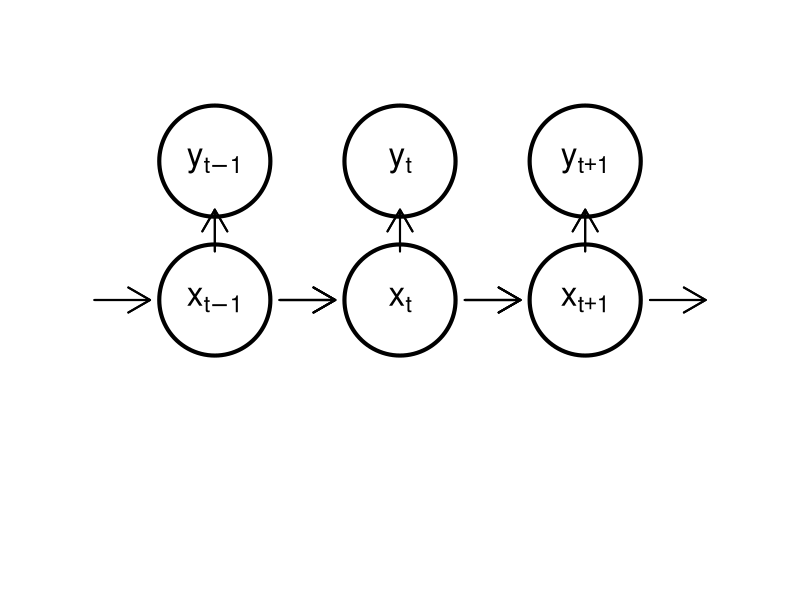
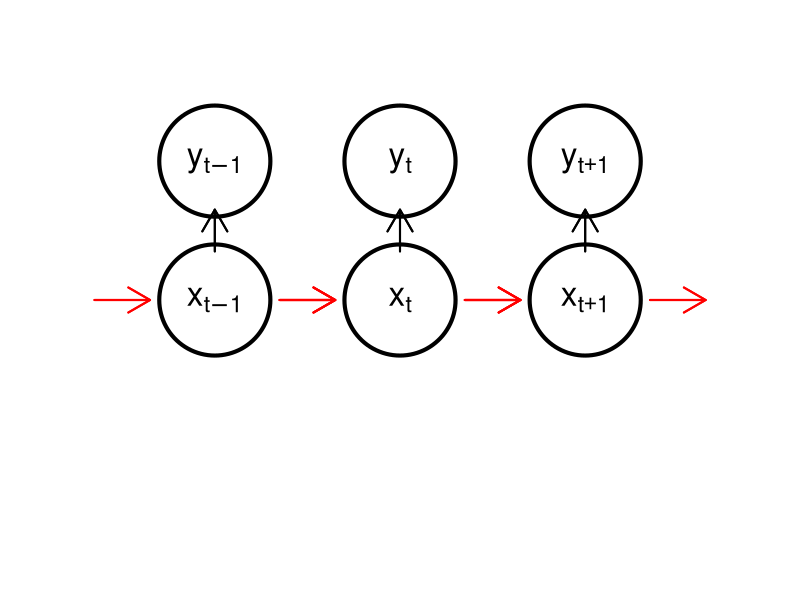
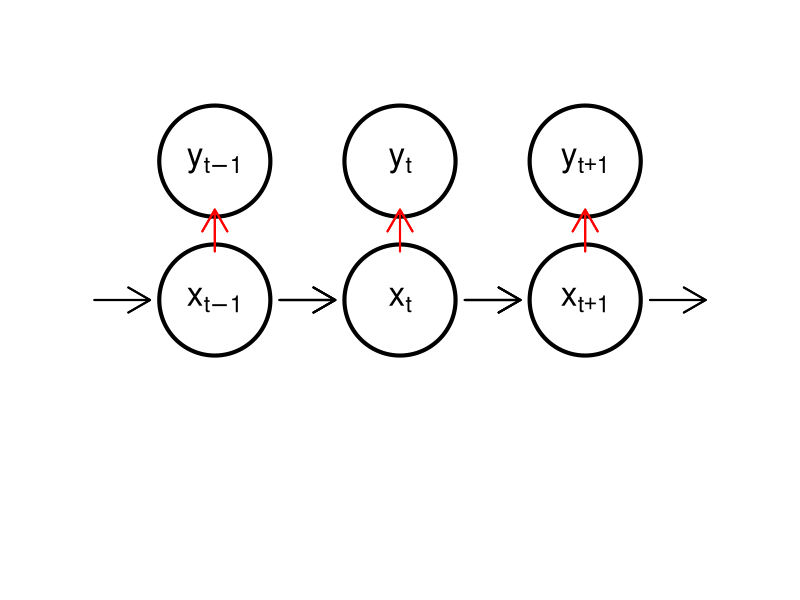
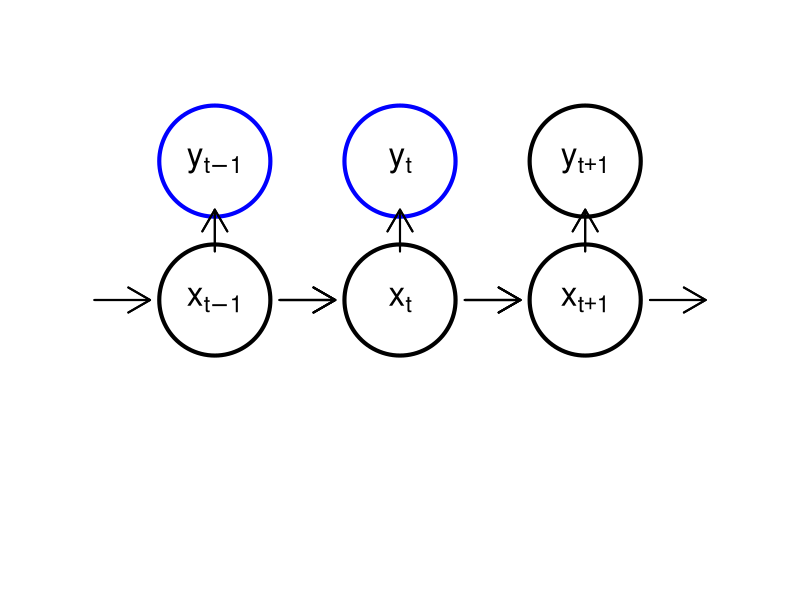
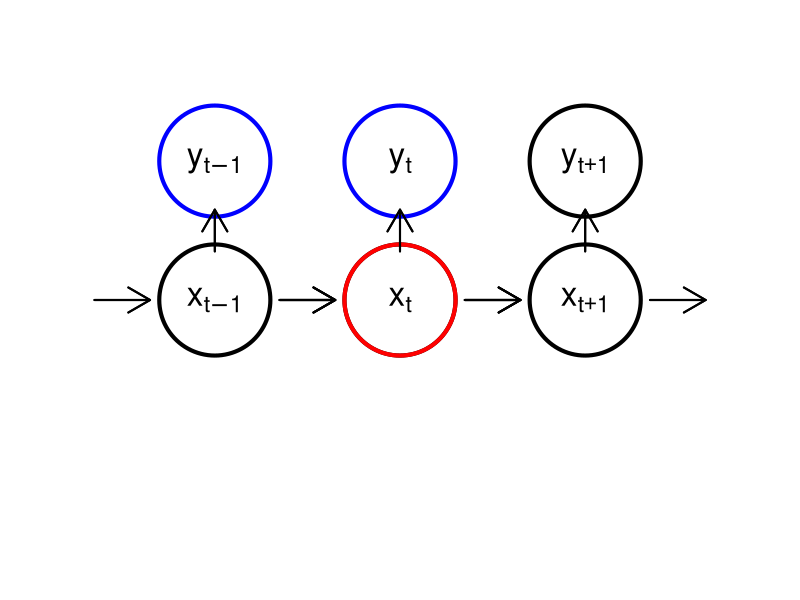
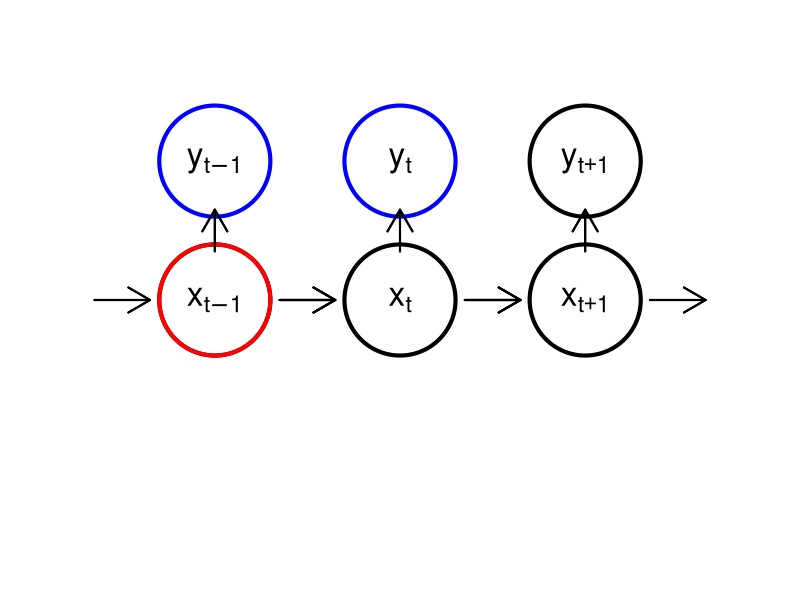
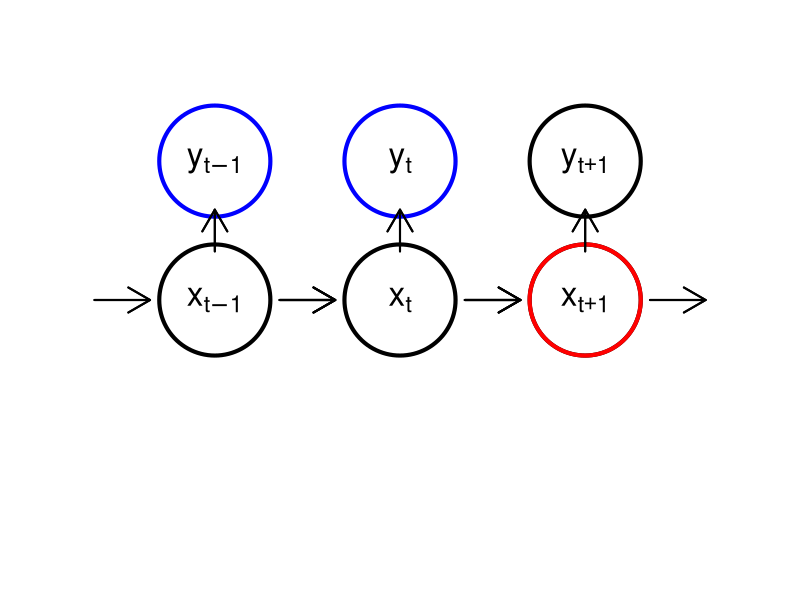

The R script that drew these images, in order: (Note: this script raises an error after producing the figures.)
setwd("figs/")

library(plotrix)
pdf("stateSpaceModel-0.pdf")
par(mar=rep(0,4))
plot(0,0, axes=F, xlim=c(0,4), ylim=c(-1,3), type='n', xlab='', ylab='')
xs <- c(1,2,3,1,2,3)
ys <- c(1,1,1,2,2,2)
lbls <- expression(theta[t-1],theta[t],theta[t+1],y[t-1],y[t],y[t+1])
for (i in 1:6) { draw.circle(xs[i],ys[i], 0.3,lwd=4) }
text(1, 1, expression(x[t-1]), cex=2)
text(2, 1, expression(x[t]), cex=2)
text(3, 1, expression(x[t+1]), cex=2)
text(1, 2, expression(y[t-1]), cex=2)
text(2, 2, expression(y[t]), cex=2)
text(3, 2, expression(y[t+1]), cex=2)
arrows(xs-0.15-.5,1,xs+0.15-.5,1, lwd=2)
arrows(xs-0.15+.5,1,xs+0.15+.5,1, lwd=2)
arrows(xs,1+0.35,xs,2-0.35, lwd=2)
dev.off()

pdf("stateSpaceModel-1.pdf")
par(mar=rep(0,4))
plot(0,0, axes=F, xlim=c(0,4), ylim=c(-1,3), type='n', xlab='', ylab='')
xs <- c(1,2,3,1,2,3)
ys <- c(1,1,1,2,2,2)
lbls <- expression(theta[t-1],theta[t],theta[t+1],y[t-1],y[t],y[t+1])
for (i in 1:6) { draw.circle(xs[i],ys[i], 0.3,lwd=4) }
text(1, 1, expression(x[t-1]), cex=2)
text(2, 1, expression(x[t]), cex=2)
text(3, 1, expression(x[t+1]), cex=2)
text(1, 2, expression(y[t-1]), cex=2)
text(2, 2, expression(y[t]), cex=2)
text(3, 2, expression(y[t+1]), cex=2)
arrows(xs-0.15-.5,1,xs+0.15-.5,1, lwd=2, col='red')
arrows(xs-0.15+.5,1,xs+0.15+.5,1, lwd=2, col='red')
arrows(xs,1+0.35,xs,2-0.35, lwd=2)
dev.off()

pdf("stateSpaceModel-2.pdf")
par(mar=rep(0,4))
plot(0,0, axes=F, xlim=c(0,4), ylim=c(-1,3), type='n', xlab='', ylab='')
xs <- c(1,2,3,1,2,3)
ys <- c(1,1,1,2,2,2)
lbls <- expression(theta[t-1],theta[t],theta[t+1],y[t-1],y[t],y[t+1])
for (i in 1:6) { draw.circle(xs[i],ys[i], 0.3,lwd=4) }
text(1, 1, expression(x[t-1]), cex=2)
text(2, 1, expression(x[t]), cex=2)
text(3, 1, expression(x[t+1]), cex=2)
text(1, 2, expression(y[t-1]), cex=2)
text(2, 2, expression(y[t]), cex=2)
text(3, 2, expression(y[t+1]), cex=2)
arrows(xs-0.15-.5,1,xs+0.15-.5,1, lwd=2)
arrows(xs-0.15+.5,1,xs+0.15+.5,1, lwd=2)
arrows(xs,1+0.35,xs,2-0.35, lwd=2, col='red')
dev.off()

#########################################################

pdf("ssm-0.pdf")
par(mar=rep(0,4))
plot(0,0, axes=F, xlim=c(0,4), ylim=c(-1,3), type='n', xlab='', ylab='')
xs <- c(1,2,3,1,2,3)
ys <- c(1,1,1,2,2,2)
lbls <- expression(theta[t-1],theta[t],theta[t+1],y[t-1],y[t],y[t+1])
for (i in 1:6) { 
  draw.circle(xs[i],ys[i], 0.3,lwd=4, 
  border=ifelse(any(i==c(4,5)), "blue","black" ))
}
text(1, 1, expression(x[t-1]), cex=2)
text(2, 1, expression(x[t]), cex=2)
text(3, 1, expression(x[t+1]), cex=2)
text(1, 2, expression(y[t-1]), cex=2)
text(2, 2, expression(y[t]), cex=2)
text(3, 2, expression(y[t+1]), cex=2)
arrows(xs-0.15-.5,1,xs+0.15-.5,1, lwd=2)
arrows(xs-0.15+.5,1,xs+0.15+.5,1, lwd=2)
arrows(xs,1+0.35,xs,2-0.35, lwd=2)
dev.off()

pdf("ssm-1.pdf")
par(mar=rep(0,4))
plot(0,0, axes=F, xlim=c(0,4), ylim=c(-1,3), type='n', xlab='', ylab='')
xs <- c(1,2,3,1,2,3)
ys <- c(1,1,1,2,2,2)
lbls <- expression(theta[t-1],theta[t],theta[t+1],y[t-1],y[t],y[t+1])
for (i in 1:6) { 
  draw.circle(xs[i],ys[i], 0.3,lwd=4, 
  border=ifelse(any(i==c(4,5)), "blue","black" ))
}
draw.circle(2,1, 0.3, lwd=4, border="red")
text(1, 1, expression(x[t-1]), cex=2)
text(2, 1, expression(x[t]), cex=2)
text(3, 1, expression(x[t+1]), cex=2)
text(1, 2, expression(y[t-1]), cex=2)
text(2, 2, expression(y[t]), cex=2)
text(3, 2, expression(y[t+1]), cex=2)
arrows(xs-0.15-.5,1,xs+0.15-.5,1, lwd=2)
arrows(xs-0.15+.5,1,xs+0.15+.5,1, lwd=2)
arrows(xs,1+0.35,xs,2-0.35, lwd=2)
dev.off()

pdf("ssm-2.pdf")
par(mar=rep(0,4))
plot(0,0, axes=F, xlim=c(0,4), ylim=c(-1,3), type='n', xlab='', ylab='')
xs <- c(1,2,3,1,2,3)
ys <- c(1,1,1,2,2,2)
lbls <- expression(theta[t-1],theta[t],theta[t+1],y[t-1],y[t],y[t+1])
for (i in 1:6) { 
  draw.circle(xs[i],ys[i], 0.3,lwd=4, 
  border=ifelse(any(i==c(4,5)), "blue","black" ))
}
draw.circle(1,1, 0.3, lwd=4, border="red")
text(1, 1, expression(x[t-1]), cex=2)
text(2, 1, expression(x[t]), cex=2)
text(3, 1, expression(x[t+1]), cex=2)
text(1, 2, expression(y[t-1]), cex=2)
text(2, 2, expression(y[t]), cex=2)
text(3, 2, expression(y[t+1]), cex=2)
arrows(xs-0.15-.5,1,xs+0.15-.5,1, lwd=2)
arrows(xs-0.15+.5,1,xs+0.15+.5,1, lwd=2)
arrows(xs,1+0.35,xs,2-0.35, lwd=2)
dev.off()


pdf("ssm-3.pdf")
par(mar=rep(0,4))
plot(0,0, axes=F, xlim=c(0,4), ylim=c(-1,3), type='n', xlab='', ylab='')
xs <- c(1,2,3,1,2,3)
ys <- c(1,1,1,2,2,2)
lbls <- expression(theta[t-1],theta[t],theta[t+1],y[t-1],y[t],y[t+1])
for (i in 1:6) { 
  draw.circle(xs[i],ys[i], 0.3,lwd=4, 
  border=ifelse(any(i==c(4,5)), "blue","black" ))
}
draw.circle(3,1, 0.3, lwd=4, border="red")
text(1, 1, expression(x[t-1]), cex=2)
text(2, 1, expression(x[t]), cex=2)
text(3, 1, expression(x[t+1]), cex=2)
text(1, 2, expression(y[t-1]), cex=2)
text(2, 2, expression(y[t]), cex=2)
text(3, 2, expression(y[t+1]), cex=2)
arrows(xs-0.15-.5,1,xs+0.15-.5,1, lwd=2)
arrows(xs-0.15+.5,1,xs+0.15+.5,1, lwd=2)
arrows(xs,1+0.35,xs,2-0.35, lwd=2)
dev.off()

###################### Kalman filter ##############################3

mn <- lKalmanFilter$vdPosteriorMean
sd <- sqrt(lKalmanFilter$vdPosteriorVariance)

plot(0,0,type='n',main='',xlab='t',ylab=expression(x[t]),xlim=c(0,10),
  ylim=range(adY))
points(0,mn[1],pch=23,bg='red',col=NA)
points(0,mn[1]-2*sd[1],pch=23,bg='red',col=NA)
points(0,mn[1]+2*sd[1],pch=23,bg='red',col=NA)
legend("topright",inset=0.01, c("Data","Mean","95% Interval"), 
       pch=c(23,NA,NA), lty=c(NA,2,1),pt.bg=c("green","red","red"), 
       col=c("green","red","red"), lwd=2)
dev.copy2pdf(file="kf-0.pdf")   
for (i in 1:10) {
  points(i,adY[i+1],pch=23,bg='green',col=NA) 
  segments(i-1,mn[i],i,mn[i+1],col='red', lty=2, lwd=2)
  segments(i-1,mn[i]-2*sd[i],i,mn[i+1]-2*sd[i+1],col='red', lwd=2)
  segments(i-1,mn[i]+2*sd[i],i,mn[i+1]+2*sd[i+1],col='red', lwd=2)
  dev.copy2pdf(file=paste("kf-",i,".pdf",sep=''))
}


########################## MC #####################################
set.seed(1)
xs <- rnorm(1e4)
bks <- seq(min(xs), max(xs), length.out=100)
pdf("mc.pdf",width=10)
par(mfrow=c(1,3))
hist(xs[1:100], bks, freq=F, main='n=100', xlab='', ylab='',
     xlim=c(-3,3), ylim=c(0,0.5), col='blue', border=NA, cex.main=1.5)
curve(dnorm(x), -3, 3, add=T, col='red', lwd=4)
hist(xs[1:1e3], bks, freq=F, main='n=1,000', xlab='', ylab='',
     xlim=c(-3,3), ylim=c(0,0.5), col='blue', border=NA, cex.main=1.5)
curve(dnorm(x), -3, 3, add=T, col='red', lwd=4)
hist(xs[1:1e4], bks, freq=F, main='n=10,000', xlab='', ylab='',
     xlim=c(-3,3), ylim=c(0,0.5), col='blue', border=NA, cex.main=1.5)
curve(dnorm(x), -3, 3, add=T, col='red', lwd=4)
dev.off()

set.seed(1)
y <- rnorm(1e5)
cs <- (cumsum(y>1)/(1:1e5))[10^(1:5)]
pdf("mc-tail.pdf")
plot(1:5,cs,log='x', type='b', cex=1.5, cex.lab=1.5, cex.axis=1.5,
     xlab='Log_10 of number of samples', ylab='P(Z>1)', lwd=2)
abline(h=1-pnorm(1),col='red', lwd=2)
dev.off()


########################## IS $$$$$$$$$$$$$$$$$$$$$$$$$$$$$$$$$$$$
set.seed(1)
xs <- rcauchy(1e4)
pdf("is.pdf",width=10)
par(mfrow=c(1,3), mar=c(2,2,0,2)+.1)
curve(dnorm(x), -5, 5, ylim=c(0,2), lwd=2, ylab='', xlab='')
curve(dcauchy(x), -5, 5, col='red', add=T, lwd=2)
curve(dnorm(x)/dcauchy(x), -5, 5, col='blue', add=T, lwd=2)
legend("topright", inset=0.01, lwd=2, col=c("black","red","blue"),cex=1.5,
       c("N(x;0,1) density", "C(x;0,1) density", "N(x;0,1)/C(x;0,1)"))

curve(dunif(x,-1,1), -5, 5, ylim=c(0,2), lwd=2, ylab='', xlab='')
curve(dnorm(x), -5, 5, col='red', add=T, lwd=2)
curve(dunif(x,-1,1)/dnorm(x), -5, 5, col='blue', add=T, lwd=2)
legend("topright", inset=0.01, lwd=2, col=c("black","red","blue"),cex=1.5,
       c("U(x;-1,1) density", "N(x;0,1) density", "U(x;-1,1)/N(x;0,1)"))

curve(dnorm(x), -5, 5, ylim=c(0,2), lwd=2, col='red', ylab='', xlab='')
curve(dcauchy(x), -5, 5, add=T, lwd=2)
curve(dcauchy(x)/dnorm(x), -5, 5, col='blue', add=T, lwd=2)
legend("topright", inset=0.01, lwd=2, col=c("black","red","blue"), cex=1.5,
       c("C(x;0,1) density", "N(x;0,1) density", "C(x;0,1)/N(x;0,1)"))
dev.off()

set.seed(1)
n <- 20
xs <- rnorm(n)
ws <- dt(xs,2)/dnorm(xs,0,0.5)
ex <- numeric(n)
for (i in 1:n) {
  ex[i] <- sum(xs[1:i]*ws[1:i]/sum(ws[1:i]))
}
ws <- ws/sum(ws)

pdf("is-0.pdf")
plot(0,0, xlim=c(0,n), ylim=c(-3,3), xlab='i', ylab='E[X]', type='n')
legend("topright",inset=.01,c(expression(x_i),"E[X]","weights"), pch=c(22,21,19))
dev.off()
for (i in 1:n) {
  pdf(paste("is-",i,".pdf",sep=''))
  plot(0,0, xlim=c(0,n), ylim=c(-3,3), xlab='', ylab='', type='n', axes=F)
  points(i, xs[i], pch=22)
  points(i, ex[i])
  points(i, 6*ws[i]-3,pch=19)
  #segments(i,-3,i,6*ws[i]-3)
  dev.off()
}

set.seed(2)
y <- rexp(1e5)+4.5
pdf.y <- function(y) { dexp(y-4.5) }
cs <- (cumsum(dnorm(y)/pdf.y(y))/(1:1e5))[10^(1:5)]
pdf("is-tail.pdf")
plot(1:5,cs*10^6,log='x', type='b', cex=1.5, cex.lab=1.5, cex.axis=1.5,
     xlab='Log_10 of number of samples', ylab='P(Z>4.5) [x10^-6]', lwd=2)
abline(h=10^6*(1-pnorm(4.5)),col='red', lwd=2)
dev.off()

######################### Multinomial resampling ###########################
set.seed(1)
n <- 10
a <- runif(n)
a <- a/sum(a)
b <- cumsum(a)
plot(1:n, b, ylim=c(0,1), xlim=c(0,10), type='n', cex.lab=1.5, cex.axis=1.5,
     xlab='Index', ylab='Cumulative sum of weights')
segments(1:10,c(0,b[-n]),1:10,b, lwd=2)
u <- runif(n)
ind <- numeric(n)
for (i in 1:n) {
  ind[i] <- sum(u[i]>b)+1
}
dev.copy2pdf(file="mult-0.pdf")

#plot(1:n, b, ylim=c(0,1), xlim=c(0,10), type='n', axes=F, xlab='', ylab='')
points(rep(0,n), u, col='red', pch=19)
dev.copy2pdf(file="mult-1.pdf")

#plot(1:n, b, ylim=c(0,1), xlim=c(0,10), type='n', axes=F, xlab='', ylab='')
segments(0, u, ind, u, col='red')
dev.copy2pdf(file="mult-2.pdf")

########################### Residual resampling #####################
set.seed(1)
n <- 10
a <- runif(n)
a <- a/sum(a)
b <- cumsum(a)
plot(1:n, b, ylim=c(0,1), xlim=c(0,10), type='n', cex.lab=1.5, cex.axis=1.5,
     xlab='Index', ylab='Cumulative sum of weights')
segments(0.1+(1:10),c(0,b[-n]),0.1+(1:10),b, lwd=2)
u <- runif(3)
ind <- numeric(3)
for (i in 1:3) {
  ind[i] <- sum(u[i]>b)+1
}
dev.copy2pdf(file="resi-0.pdf")

a <- n*a-floor(n*a)
a <- a/sum(a)
b <- cumsum(a)
#plot(0, 0, ylim=c(0,1), xlim=c(0,10), type='n', axes=F, xlab='', ylab='')
segments(1:10,c(0,b[-n]),1:10,b, lwd=2, col='blue')
u <- runif(3)
ind <- numeric(3)
for (i in 1:3) {
  ind[i] <- sum(u[i]>b)+1
}
dev.copy2pdf(file="resi-1.pdf")

#plot(1:n, b, ylim=c(0,1), xlim=c(0,10), type='n', axes=F, xlab='', ylab='')
points(rep(0,3), u, col='red', pch=19)
dev.copy2pdf(file="resi-2.pdf")

#plot(1:n, b, ylim=c(0,1), xlim=c(0,10), type='n', axes=F, xlab='', ylab='')
segments(0, u, ind, u, col='red')
dev.copy2pdf(file="resi-3.pdf")

########################### Stratified resampling #####################
set.seed(1)
n <- 10
a <- runif(n)
a <- a/sum(a)
b <- cumsum(a)
plot(1:n, b, ylim=c(0,1), xlim=c(0,10), type='n', cex.lab=1.5, cex.axis=1.5,
     xlab='Index', ylab='Cumulative sum of weights')
segments(1:n,c(0,b[-n]),1:n,b, lwd=2)
u <- runif(n,((1:n)-1)/n,(1:n)/n)
ind <- numeric(n)
for (i in 1:n) {
  ind[i] <- sum(u[i]>b)+1
}
dev.copy2pdf(file="strat-0.pdf")

#plot(1:n, b, ylim=c(0,1), xlim=c(0,10), type='n', axes=F, xlab='', ylab='')
points(rep(0,n), u, col='red', pch=19)
dev.copy2pdf(file="strat-1.pdf")

#plot(1:n, b, ylim=c(0,1), xlim=c(0,10), type='n', axes=F, xlab='', ylab='')
segments(0, u, ind, u, col='red')
dev.copy2pdf(file="strat-2.pdf")


########################### Systematic resampling #####################
set.seed(1)
n <- 10
a <- runif(n)
a <- a/sum(a)
b <- cumsum(a)
plot(1:n, b, ylim=c(0,1), xlim=c(0,10), type='n', cex.lab=1.5, cex.axis=1.5,
     xlab='Index', ylab='Cumulative sum of weights')
segments(1:n,c(0,b[-n]),1:n,b, lwd=2)
u <- runif(1)/n 
for (i in 2:n) u[i]<-u[i-1]+1/n
ind <- numeric(n)
for (i in 1:n) {
  ind[i] <- sum(u[i]>b)+1
}
dev.copy2pdf(file="syst-0.pdf")

#plot(1:n, b, ylim=c(0,1), xlim=c(0,10), type='n', axes=F, xlab='', ylab='')
points(rep(0,n), u, col='red', pch=19)
dev.copy2pdf(file="syst-1.pdf")

#plot(1:n, b, ylim=c(0,1), xlim=c(0,10), type='n', axes=F, xlab='', ylab='')
segments(0, u, ind, u, col='red')
dev.copy2pdf(file="syst-2.pdf")

######################### add variance ############################
set.seed(1)
n <- 10
a <- rep(1,n)/n
b <- cumsum(a)


plot(1:n, b, ylim=c(0,1), xlim=c(0,10), type='n', cex.lab=1.5, cex.axis=1.5,
     xlab='Index', ylab='Cumulative sum of weights')
segments(1:10,c(0,b[-n]),1:10,b, lwd=2)
u <- runif(n)
ind <- numeric(n)
for (i in 1:n) {
  ind[i] <- sum(u[i]>b)+1
}
dev.copy2pdf(file="addvar-0.pdf")

#plot(1:n, b, ylim=c(0,1), xlim=c(0,10), type='n', axes=F, xlab='', ylab='')
points(rep(0,n), u, col='red', pch=19)
dev.copy2pdf(file="addvar-1.pdf")

#plot(1:n, b, ylim=c(0,1), xlim=c(0,10), type='n', axes=F, xlab='', ylab='')
segments(0, u, ind, u, col='red')
dev.copy2pdf(file="addvar-2.pdf")

####################### ESS ############################3
ess <- function(w) return(1/sum(w^2))

n <- 100
a <- rep(1,n)/n

plot(0, 0, ylim=c(0,n), xlim=c(0,20), type='n', cex.lab=1.5, cex.axis=1.5,
     xlab='Index', ylab='ESS')
abline(h=n/2, col='red',lwd=2)
points(0,ess(a),cex=1.5, pch=19)
dev.copy2pdf(file="ess-0.pdf")

set.seed(1)
for (i in 1:20) {
  b <- a*dnorm(rnorm(n))
  b <- b/sum(b)
  #plot(0, 0, ylim=c(0,n), xlim=c(0,20), type='n', xlab='', ylab='', axes=F)
  segments(i-1, ess(a), i, ess(b), lwd=2)
  if (ess(b)<n/2) { a<-rep(1,n)/n } else { a <- b }
  dev.copy2pdf(file=paste("ess-",i,".pdf",sep=''))
}

setwd("../")
